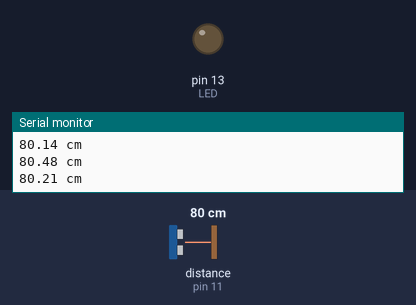
This sketch was run on a simulated Arduino Uno, built with avr-gcc and run on an emulated ATmega328P. Shown: output pins drawn as LEDs (lit = HIGH), the last lines printed to the serial monitor. Wiring (inferred from the names in the program): ultrasonic range finder: trigger pin 12; echo pin 11. Dashed ring = blinking. The inputs (shaded band) are chosen by the test bench; at power-on: distance to the obstacle (sensor on pin 11) 80 cm. The echo pulse lasts 58.3 µs per cm; pins used as bus, display or sensor lines are not drawn.

Above: at 1.2 s.
1.3 s: distance to the obstacle (sensor on pin 11) set to 250 cm
At 2.61 s:
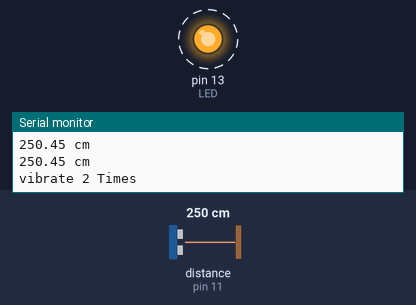
4.3 s: distance to the obstacle (sensor on pin 11) set to 35 cm
At 5.16 s:
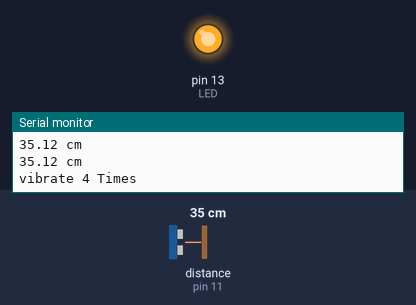
Timing chart, 0 to 13.3 s (numbered marks = the images above; inputs shaded):
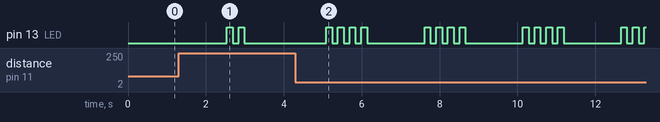

The sketch:

WristbandV3.ino
```cpp
// (licence header left out)
// Pins
#define TRIG_PIN  12
#define ECHO_PIN  11
#define LED 13

// Anything over 400 cm (23200 us pulse) is "out of range"
const unsigned int MAX_DIST = 23200;

unsigned long previousMillis = 0;
long interval = 2500;


bool executed = false;


void setup() {

  // The Trigger pin will tell the sensor to range find
  pinMode(TRIG_PIN, OUTPUT);
  pinMode(LED, OUTPUT);
  digitalWrite(TRIG_PIN, LOW);

  // We'll use the serial monitor to view the sensor output
  Serial.begin(9600);
}

void loop() {

  unsigned long t1;
  unsigned long t2;
  unsigned long pulse_width;
  float cm;
  float inches;

  // Hold the trigger pin high for at least 10 us
  digitalWrite(TRIG_PIN, HIGH);
  delayMicroseconds(10);
  digitalWrite(TRIG_PIN, LOW);

  // Wait for pulse on echo pin
  while ( digitalRead(ECHO_PIN) == 0 );

  // Measure how long the echo pin was held high (pulse width)
  // Note: the micros() counter will overflow after ~70 min
  t1 = micros();
  while ( digitalRead(ECHO_PIN) == 1);
  t2 = micros();
  pulse_width = t2 - t1;

  // Calculate distance in centimeters and inches. The constants
  // are found in the datasheet, and calculated from the assumed speed
  //of sound in air at sea level (~340 m/s).
  cm = pulse_width / 58.2;
  //inches = pulse_width / 148.0;

  // Print out results
  if ( pulse_width > MAX_DIST ) {
    Serial.println("Out of range");
  }

  else {
    Serial.print(cm);
    Serial.println(" cm \t");
//    Serial.print(inches);
//    Serial.println(" in");
  }


      unsigned long currentMillis = millis();

      if (currentMillis - previousMillis > interval) {
           previousMillis = currentMillis;
           //Serial.println("Ticking every 2 seconds"); //2=interval
           //Serial.println(previousMillis);


           if((100 > cm) && (cm >= 0)){

              vibrate4Times();

          }

          else if((200 >  cm) && (cm > 100)){

              vibrate3Times();

          }

          else if((300 >  cm) && (cm > 200)){

              vibrate2Times();

          }

          else if((400 >  cm) && (cm > 300)){

              vibrate1Time();

          }


      }


  // Wait at least 60ms before next measurement
  delay(60);
}


void vibrate4Times(){
    Serial.println("vibrate 4 Times");

    digitalWrite(LED,HIGH);
    delay(150);
    digitalWrite(LED,LOW);
    delay(150);
    digitalWrite(LED,HIGH);
    delay(150);
    digitalWrite(LED,LOW);
    delay(150);
    digitalWrite(LED,HIGH);
    delay(150);
    digitalWrite(LED,LOW);
    delay(150);
    digitalWrite(LED,HIGH);
    delay(150);
    digitalWrite(LED,LOW);
    delay(150);

}


void vibrate3Times(){

    Serial.println("vibrate 3 Times");

    digitalWrite(LED,HIGH);
    delay(150);
    digitalWrite(LED,LOW);
    delay(150);
    digitalWrite(LED,HIGH);
    delay(150);
    digitalWrite(LED,LOW);
    delay(150);
    digitalWrite(LED,HIGH);
    delay(150);
    digitalWrite(LED,LOW);
    delay(150);

}


void vibrate2Times(){

    Serial.println("vibrate 2 Times");

    digitalWrite(LED,HIGH);
    delay(150);
    digitalWrite(LED,LOW);
    delay(150);
    digitalWrite(LED,HIGH);
    delay(150);
    digitalWrite(LED,LOW);
    delay(150);

}

void vibrate1Time(){

    Serial.println("vibrate 1 Time");

    digitalWrite(LED,HIGH);
    delay(150);
    digitalWrite(LED,LOW);
    delay(150);

}
```

Measured:
- after the input at 1.3 s, pin 13 (LED): goes on until 3.0 s, then stays LOW
